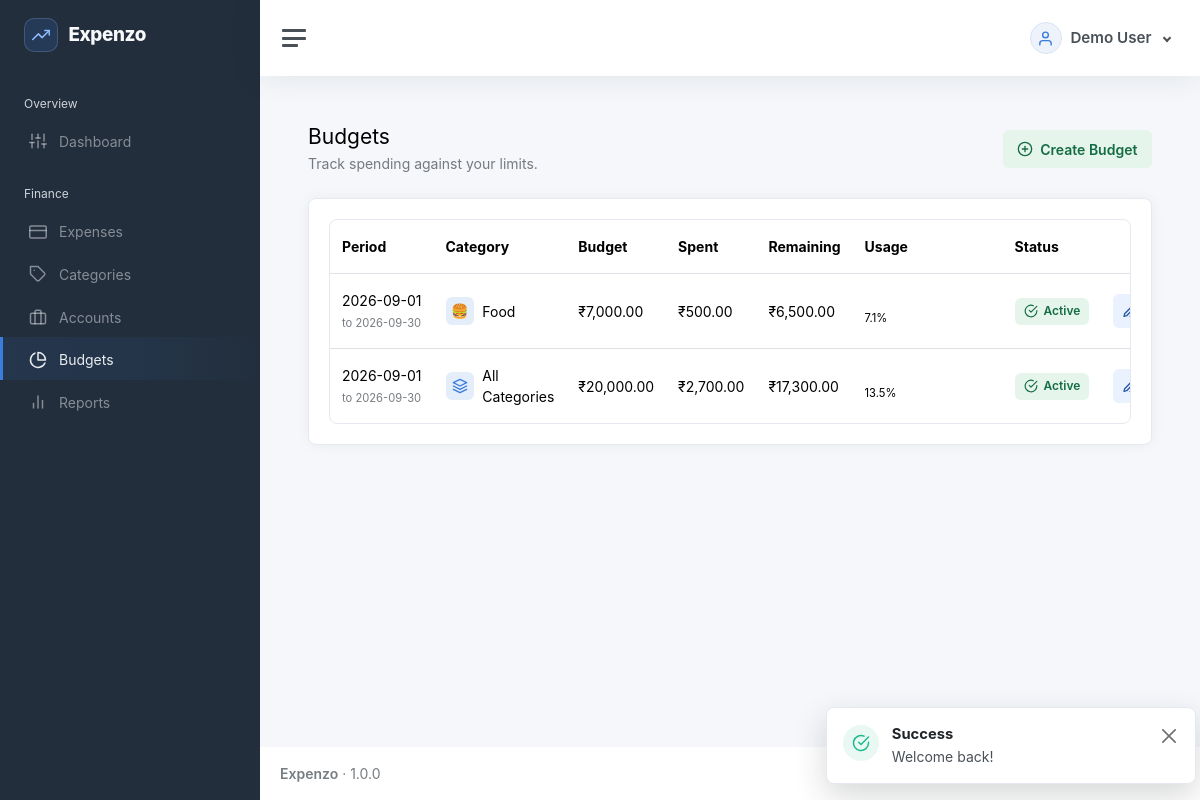
The app's page /budgets (signed in) with its own data.
### tables this page shows
CREATE TABLE users (
  id BIGINT UNSIGNED AUTO_INCREMENT PRIMARY KEY,
  name VARCHAR(120) NOT NULL,
  email VARCHAR(190) NOT NULL UNIQUE,
  password_hash VARCHAR(255) NOT NULL,
  status ENUM('active','inactive') NOT NULL DEFAULT 'active',
  created_at DATETIME NOT NULL DEFAULT CURRENT_TIMESTAMP,
  updated_at DATETIME NOT NULL DEFAULT CURRENT_TIMESTAMP ON UPDATE CURRENT_TIMESTAMP,
  INDEX idx_users_status(status)
);

CREATE TABLE budgets (
  id BIGINT UNSIGNED AUTO_INCREMENT PRIMARY KEY,
  user_id BIGINT UNSIGNED NOT NULL,
  category_id BIGINT UNSIGNED NULL,
  start_date DATE NOT NULL,
  end_date DATE NOT NULL,
  budget_amount DECIMAL(15,2) NOT NULL,
  warning_threshold DECIMAL(5,2) NOT NULL DEFAULT 80.00,
  status ENUM('active','inactive') NOT NULL DEFAULT 'active',
  created_at DATETIME NOT NULL DEFAULT CURRENT_TIMESTAMP,
  updated_at DATETIME NOT NULL DEFAULT CURRENT_TIMESTAMP ON UPDATE CURRENT_TIMESTAMP,
  INDEX idx_budgets_user_period(user_id, start_date, end_date),
  FOREIGN KEY(user_id) REFERENCES users(id) ON DELETE CASCADE,
  FOREIGN KEY(category_id) REFERENCES categories(id) ON DELETE SET NULL
);

CREATE TABLE categories (
  id BIGINT UNSIGNED AUTO_INCREMENT PRIMARY KEY,
  name VARCHAR(120) NOT NULL,
  description TEXT NULL,
  icon VARCHAR(80) NOT NULL DEFAULT 'tag',
  color VARCHAR(20) NOT NULL DEFAULT '#3b7ddd',
  status ENUM('active','inactive') NOT NULL DEFAULT 'active',
  owner_id BIGINT UNSIGNED NULL,
  owner_scope BIGINT UNSIGNED GENERATED ALWAYS AS (COALESCE(owner_id,0)) STORED,
  created_by BIGINT UNSIGNED NULL,
  created_at DATETIME NOT NULL DEFAULT CURRENT_TIMESTAMP,
  updated_at DATETIME NOT NULL DEFAULT CURRENT_TIMESTAMP ON UPDATE CURRENT_TIMESTAMP,
  UNIQUE KEY uq_categories_owner_name(owner_scope,name),
  INDEX idx_categories_status(status),
  INDEX idx_categories_owner_status(owner_id,status),
  FOREIGN KEY(owner_id) REFERENCES users(id) ON DELETE RESTRICT,
  FOREIGN KEY(created_by) REFERENCES users(id) ON DELETE SET NULL
);

### resources/views/budgets/index.php (the view, shortened to what the rows shown need)
<?php
$module = 'budgets';
require dirname(__DIR__).'/partials/page-header.php';
?>
<div class="card"><div class="card-body">
<div class="table-responsive" role="region" aria-label="Budgets table" tabindex="0"><table class="table crud-table mb-0">
<thead><tr><?php if (is_adminish()): ?><th scope="col">User</th><?php endif; ?><th scope="col">Period</th><th scope="col">Category</th><th scope="col">Budget</th><th scope="col">Spent</th><th scope="col">Remaining</th><th scope="col">Usage</th><th scope="col">Status</th><th scope="col" class="text-end">Actions</th></tr></thead>
<tbody>
<?php foreach ($rows as $r):
$pct = $r['budget_amount'] > 0 ? ($r['spent'] / $r['budget_amount']) * 100 : 0;
$remaining = $r['budget_amount'] - $r['spent'];
?>
<tr>
<td class="text-nowrap"><?=e(display_date($r['start_date']))?><br><small class="text-muted">to <?=e(display_date($r['end_date']))?></small></td>
<td><?=category_label($r['category_name'] ?? 'All Categories', $r['category_icon'] ?? ($r['category_name'] ? 'tag' : 'layers'), $r['category_color'] ?? null, $r['badge'] ?? null)?></td>
<td class="text-nowrap"><?=money($r['budget_amount'])?></td><td class="text-nowrap"><?=money($r['spent'])?></td><td class="text-nowrap <?=$remaining < 0 ? 'text-danger' : ''?>"><?=money($remaining)?></td>
<td class="budget-usage"><div class="progress" role="progressbar" aria-label="Budget usage" aria-valuenow="<?=max(0, min(100, $pct))?>" aria-valuemin="0" aria-valuemax="100"></div><div class="budget-usage-meta"><small><?=number_format($pct, 1)?>%</small></div></td>
<td><span class="status-badge status-badge--<?=in_array($r['status'], ['active', 'posted'], true) ? 'success' : 'neutral'?>"><i data-feather="<?=in_array($r['status'], ['active', 'posted'], true) ? 'check-circle' : 'pause-circle'?>" aria-hidden="true"></i><?=e(ucfirst($r['status']))?></span></td>
<td><?php $rowId = $r['id']; $rowName = 'budget'; $owned = (int)$r['user_id'] === (int)\App\Core\Session::get('user_id'); $mayEdit = $owned && can('budgets.edit'); $mayDelete = $owned && can('budgets.delete'); require dirname(__DIR__).'/partials/row-actions.php'; ?></td>
</tr>
<?php endforeach; ?>
</tbody></table></div></div></div>

### app/Helpers/helpers.php (shortened to what the rows shown need)
<?php
function e(mixed $v):string{return htmlspecialchars((string)$v,ENT_QUOTES,'UTF-8');}
function url(string $path=''):string{$base=rtrim(str_replace('\\','/',dirname($_SERVER['SCRIPT_NAME']??'')),'/'); if($base==='/'||$base==='.')$base=''; return $base.'/'.ltrim($path,'/');}
function asset(string $path):string{
    $relative = ltrim($path, '/');
    $file = dirname(__DIR__,2).'/public/assets/'.$relative;
    return url('assets/'.$relative).(is_file($file) ? '?v='.filemtime($file) : '');
}
function auth_user():?array{return Session::get('user');}
function can(string $permission):bool{return in_array($permission,Session::get('permissions',[]),true);}
function app_setting(string $key, mixed $default = null): mixed
{
    static $settings = null;
    if ($settings === null) {
        $settings = [];
        try {
            $rows = \App\Core\Database::connection()->query('SELECT setting_key, setting_value FROM settings')->fetchAll();
            foreach ($rows as $row) $settings[$row['setting_key']] = $row['setting_value'];
        } catch (\Throwable $exception) {
            $settings = [];
        }
    }
    return $settings[$key] ?? $default;
}
function currency_code(): string
{
    $cfg = require dirname(__DIR__,2).'/config/app.php';
    return strtoupper(trim((string)app_setting('currency', $cfg['currency'] ?? 'INR')));
}
function money(float|int|string $amount):string{ $symbols=['INR'=>'₹','USD'=>'$','EUR'=>'€','GBP'=>'£']; $currency=currency_code(); return ($symbols[$currency]??$currency.' ').number_format((float)$amount,2);}
function category_label(?string $name, ?string $icon = null, ?string $color = null, ?string $badge = null): string
{
    $label = trim((string)$name);
    $displayIcon = trim((string)($icon ?: 'tag'));
    $displayColor = preg_match('/^#[a-fA-F0-9]{6}$/D', (string)$color) ? (string)$color : '#3b7ddd';
    $iconHtml = trim((string)$badge) !== ''
        ? '<span class="inline-category-badge-text">'.e($badge).'</span>'
        : '<i data-feather="'.e($displayIcon).'" aria-hidden="true"></i>';
    return '<span class="inline-icon-text"><span class="inline-category-icon" style="--category-color: '.e($displayColor).'">'.$iconHtml.'</span>'.e($label !== '' ? $label : 'All Categories').'</span>';
}
function landing_path():string {
    foreach (['dashboard','expenses','categories','accounts','budgets','reports','users','roles','settings'] as $module) {
        if(can($module.'.view')) return '/'.$module;
    }
    return '/dashboard';
}
function display_date(?string $value, bool $withTime = false): string
{
    static $format = null;
    if ($format === null) {
        $saved = \App\Core\Database::connection()->query("SELECT setting_value FROM settings WHERE setting_key='date_format'")->fetchColumn();
        $format = is_string($saved) && trim($saved) !== '' ? $saved : 'Y-m-d';
    }
    try {
        $date = new \DateTimeImmutable($value);
        return $date->format($format . ($withTime ? ' H:i:s' : ''));
    } catch (\Exception $exception) {
        return '—';
    }
}

### resources/views/partials/row-actions.php (shortened to what the rows shown need)
<div class="table-actions">
    <?php if ($mayEdit): ?><a class="action-button action-button--primary btn btn-sm btn-outline-primary" href="<?=e(url($module.'/'.$rowId.'/edit'))?>"><i data-feather="edit-3" aria-hidden="true"></i>Edit<span class="visually-hidden"> <?=e($rowName)?></span></a><?php endif; ?>
</div>

### app/Core/Router.php (shortened to what the rows shown need)
<?php
final class Router { private array $routes=[];
 private function add(string $method,string $path,string $handler):void{$this->routes[] = compact('method','path','handler');}
 public function dispatch(Request $request):void{foreach($this->routes as $r){if($r['method']!==$request->method())continue;$pattern=preg_replace('#\\{([a-zA-Z_][a-zA-Z0-9_]*)\\}#','(?P<$1>[^/]+)',str_replace('/','\/',$r['path']));if(preg_match('#^'.$pattern.'$#',$request->path(),$m)){[$class,$method]=explode('@',$r['handler']);$controller=new $class();$params=[];foreach($m as $k=>$v)if(!is_int($k))$params[]=$v; $controller->$method($request,...$params);return;}} Response::status(404); View::render('errors/404',[], 'app');}
}

### resources/views/layouts/app.php (shortened to what the rows shown need)
<?php
$sidebarPath = rtrim((new \App\Core\Request())->path(), '/') ?: '/';
$navigation = [
    'Overview' => ['dashboard' => ['Dashboard', 'sliders', 'dashboard.view']],
    'Finance' => [
        'expenses' => ['Expenses', 'credit-card', 'expenses.view'],
        'categories' => ['Categories', 'tag', 'categories.view'],
        'accounts' => ['Accounts', 'briefcase', 'accounts.view'],
        'budgets' => ['Budgets', 'pie-chart', 'budgets.view'],
        'reports' => ['Reports', 'bar-chart-2', 'reports.view'],
    ],
    'Administration' => [
        'users' => ['Users', 'users', 'users.view'],
        'roles' => ['Roles & Permissions', 'shield', 'roles.view'],
        'audit-logs' => ['Audit Logs', 'activity', 'audit.view'],
        'settings' => ['Settings', 'settings', 'settings.view'],
    ],
];
$currentUser = auth_user() ?? [];
$currentUserName = $currentUser['name'] ?? 'User';
?>
<!doctype html>
<html lang="en">
<head>
    <link href="<?= asset('app.css') ?>" rel="stylesheet">
    <link href="<?= asset('crud.css') ?>" rel="stylesheet">
</head>
<body>
    <div class="wrapper">
        <nav id="sidebar" class="sidebar js-sidebar">
            <div class="sidebar-content js-simplebar">
                <a class="sidebar-brand app-sidebar-brand" href="<?= e(url(landing_path())) ?>"><span class="sidebar-brand-mark"><i data-feather="trending-up" aria-hidden="true"></i></span><span class="align-middle brand-mini"><?= e(APP_NAME) ?></span></a>
                <ul class="sidebar-nav">
                    <?php foreach ($navigation as $group => $items):
                        $visible = array_filter($items, static fn(array $item): bool => can($item[2]));
                        if (!$visible)
                            continue;
                        ?>
                        <li class="sidebar-header"><?= e($group) ?></li>
                        <?php foreach ($visible as $section => [$label, $icon, $permission]):
                            $active = $sidebarPath === '/' . $section || str_starts_with($sidebarPath, '/' . $section . '/') || ($section === 'dashboard' && $sidebarPath === '/');
                            ?>
                            <li class="sidebar-item <?= $active ? 'active' : '' ?>"><a class="sidebar-link"
                                    href="<?= e(url($section)) ?>"><i class="align-middle" data-feather="<?= e($icon) ?>"></i><span
                                        class="align-middle"><?= e($label) ?></span></a></li>
                        <?php endforeach; endforeach; ?>
                </ul>
            </div>
        </nav>
        <div class="main">
            <nav class="navbar navbar-expand navbar-light navbar-bg">
                <a class="sidebar-toggle js-sidebar-toggle" role="button" tabindex="0" aria-label="Toggle navigation"><i
                        class="hamburger align-self-center"></i></a>
                <div class="navbar-collapse collapse">
                    <ul class="navbar-nav navbar-align">
                        <li class="nav-item dropdown">
                            <a class="nav-link user-menu-toggle dropdown-toggle" href="#" data-bs-toggle="dropdown"
                                aria-expanded="false">
                                <span class="user-menu-avatar"><i data-feather="user"></i></span>
                                <span class="user-menu-name"><?= e($currentUserName) ?></span>
                            </a>
                        </li>
                    </ul>
                </div>
            </nav>
            <main class="content">
                <div class="container-fluid p-0">
                    <?= $content ?>
                </div>
            </main>
            <footer class="footer">
                <div class="container-fluid">
                    <div class="row text-muted">
                        <div class="col-6 text-start">
                            <p class="mb-0"><strong><?= e(APP_NAME) ?></strong> &middot; <?= APP_VERSION ?></p>
                        </div>
                        <div class="col-6 text-end">All Rights Reserved &copy; <?= date('Y') ?></div>
                    </div>
                </div>
            </footer>
        </div>
    </div>
    <?php require dirname(__DIR__).'/partials/toasts.php'; ?>
</body>
</html>

### records on screen
users: name "Demo User"
budgets: start_date "2026-09-01", end_date "2026-09-30", badge "🍔", category.name "Food", budget_amount "₹7,000.00", spent "₹500.00", remaining "₹6,500.00", max(0, min(100, $pct)) 7.1428571428571 (drawn), pct "7.1", status "Active"
budgets: start_date "2026-09-01", end_date "2026-09-30", budget_amount "₹20,000.00", spent "₹2,700.00", remaining "₹17,300.00", pct "13.5", status "Active"

### other values on screen
$group "Overview"
$label "Dashboard"
$group "Finance"
$label "Expenses"
$label "Categories"
$label "Accounts"
$label "Budgets"
$label "Reports"
$toast['label'] "Success"
$toast['message'] "Welcome back!"
